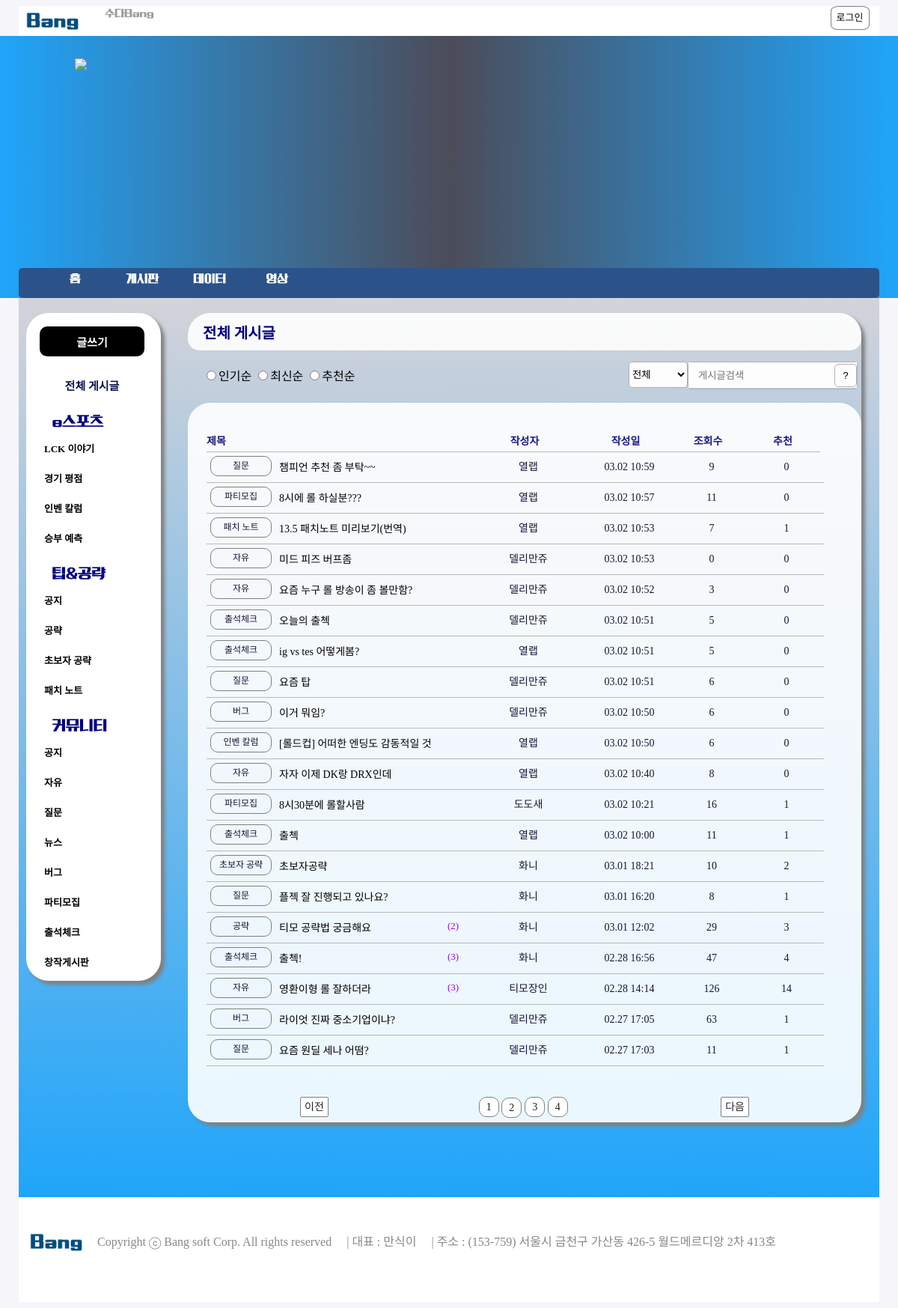
Screenshot of /bang/League_of_Legends/board/?&page=2 with the database file from the repository.
### bang/models.py (models this page shows, shortened)
class Board(models.Model):
    title = models.CharField(max_length=100)
    content = models.TextField()
    nname = models.CharField(max_length=20)
    rdate =  models.DateTimeField()
    lookup = models.IntegerField(default=0)
    like = models.IntegerField(default=0)
    ccode = models.CharField(max_length=20)
    member = models.ForeignKey(Member, on_delete=models.CASCADE)

### bang/views.py (the view)
# urls.py: path('board/', views.board, name='board'),
def board(request):
    signin_ok_user = request.session.get('signin_ok_user')
    contents=Board.objects.annotate(comment_count=Count('board_comment')).order_by('-rdate').values()
    paginator = Paginator(contents, '20')
    page = int(request.GET.get('page', '1'))
    page_obj = paginator.get_page(page)
    context = {
        'signin_ok_user':signin_ok_user,
        'page_obj':page_obj,
    }
    return render(request, 'board.html', context)

### bang/templates/board.html (shortened to what this page needs)
{% load static %}
<!DOCTYPE html>
<html>
<head>
	<link rel="stylesheet" href="{% static 'css/nav_category.css' %}">
	<link rel="stylesheet" href="{% static 'css/board.css' %}">
</head>
<body>
{% include 'header.html' %}
<div class="body_container">
	<div class="nav_container">
		<nav>
		<div class="article-write-wrapper">
			<button id="article-write-button" type="button"><span id="article-write-span" onclick="location.href='/bang/League_of_Legends/write'">글쓰기</span></button>
		</div>
		<div class="article-all-wrapper">
			<button id="article-all-button" type="button" onclick="location.href='../board/'"><span id="article-all-span">전체 게시글</span></button>
		</div>
		<div class="article-parents-title">
			<div class="article-parents-title"><strong>e스포츠</strong></div>
			<div class="article-childs-title">
				<div><li><button id="article-childs-item-button"><span id="article-childs-item-span" onclick="location.href='../board/LCK 이야기'">LCK 이야기</span></button ></li></div>
				<div><li><button id="article-childs-item-button" onclick="location.href='../board/경기 평점'"><span id="article-childs-item-span">경기 평점</span></button></li></div>
				<div><li><button id="article-childs-item-button" onclick="location.href='../board/인벤 칼럼'"><span id="article-childs-item-span">인벤 칼럼</span> </button></li></div>
				<div><li><button id="article-childs-item-button" onclick="location.href='../board/승부 예측'"><span id="article-childs-item-span">승부 예측</span> </button></li></div>
			</div>
			<div class="article-parents-title"><strong>팁&공략</strong></div>
			<div class="article-childs-title">
				<div><li><button id="article-childs-item-button" onclick="location.href='../board/[팁&공략] 공지'"><span id="article-childs-item-span">공지</span></button ></li></div>
				<div><li><button id="article-childs-item-button" ><span id="article-childs-item-span" onclick="location.href='../board/공략'">공략</span></button></li></div>
				<div><li><button id="article-childs-item-button" onclick="location.href='../board/초보자 공략'"><span id="article-childs-item-span">초보자 공략</span> </button></li></div>
				<div><li><button id="article-childs-item-button" onclick="location.href='../board/패치 노트'"><span id="article-childs-item-span">패치 노트</span> </button></li></div>
			</div>
			<div class="article-parents-title"><strong>커뮤니티</strong></div>
			<div class="article-childs-title">
				<div><li><button id="article-childs-item-button" onclick="location.href='../board/[커뮤니티] 공지'"><span id="article-childs-item-span">공지</span></button></li></div>
				<div><li><button id="article-childs-item-button" onclick="location.href='../board/자유'"><span id="article-childs-item-span">자유</span></button></li></div>
				<div><li><button id="article-childs-item-button" onclick="location.href='../board/질문'"><span id="article-childs-item-span">질문</span> </button></li></div>
				<div><li><button id="article-childs-item-button" onclick="location.href='../board/뉴스'"><span id="article-childs-item-span">뉴스</span> </button></li></div>
				<div><li><button id="article-childs-item-button" onclick="location.href='../board/버그'"><span id="article-childs-item-span">버그</span> </button></li></div>
				<div><li><button id="article-childs-item-button"><span id="article-childs-item-span" onclick="location.href='../board/파티모집'">파티모집</span> </button></li></div>
				<div><li><button id="article-childs-item-button" onclick="location.href='../board/출석체크'"><span id="article-childs-item-span">출석체크</span> </button></li></div>
				<div><li><button id="article-childs-item-button" onclick="location.href='../board/창작게시판'"><span id="article-childs-item-span">창작게시판</span> </button></li></div>
			</div>
			</div>
			</nav>
    	</div>
	<section>
		<div class="center_container">
			{% if ccode %}
			<div class="category-title-wrapper"><span id="show_all_span">{{ccode}}<span></div>
			{% else %}
			<div class="category-title-wrapper"><span id="show_all_span">전체 게시글<span></div>
			{% endif %}
			<div class="search-wrapper">
				<div class="order-bt-wrapper">
				<form name="orderForm" method="get">
					<label>
						<input type="radio" name="order" id="orderbyrank" value="rank">인기순</input>
					</label>
					<label>
						<input type="radio" name="order" id="orderbynew" value="new" >최신순</input>
					</label>
					<label>
						<input type="radio" name="order" id="orderbyvote" value="vote">추천순</input>
					</label>
				</form>
				</div>
				<div class="board_s">
					<div class="input-botton-wrapper">
						<div class="searchBt-wrapper">
							<input id="btn-search" type="button" value="?">
						</div>
						<div class="input-wrapper">
							<input type="text" id="search_kw" name="input" size=20 placeholder="게시글검색" value="{{ kw|default_if_none:''}}" onkeydown="enterCheck(this)">
						</div>
					</div>
					<div class="select-wrapper">
						<select id="select_q" name="q">
							<option value="all" selected>전체</option>
						</select>
					</div>
				</div>
			</div>
			<div class="board-wrapper">
				<div class="board">
					<ul class="board_row title_row">
						<li style="text-align: left;" id="board_li" class="w350"><span>제목</span></li>
						<li id="board_li" class="w150">작성자</li>
						<li id="board_li" class="w120">작성일</li>
						<li id="board_li" class="w100">조회수</li>
						<li id="board_li" class="w100">추천</li>
					</ul>
				</div>
				<div class="board">
					{% if page_obj %}
					{% for board in page_obj %}
					<ul class="board_row data_row">
						<li style="text-align: left; padding-left:5px;" id="board_li" class="w350"><div class="contents-category-wrapper"><label>{{board.ccode}}</label></div>&nbsp;<div class="contents-title-wrapper"><p><a id="contents-title-id" href="{% url 'bang:detail' board.id %}">{{board.title}}</a></p></div><div class="comments-count-wrapper">{% if board.comment_count  %}<span style="color:rgb(152, 0, 255);">({{ board.comment_count }})</span>{% endif %}</div> </li>
						<li id="board_li" class="w150" style="line-height: 40px;"><span>{{board.nname}}</span></li>
						<li id="board_li" class="w120"><span id="date">{{board.rdate | date:'m.d H:i'}}</span></li>
						<li id="board_li" class="w100"  style="line-height: 40px;"><span>{{board.lookup}}</span></li>
						<li id="board_li" class="w100" style="line-height: 40px;"><span>{{board.like}}</span></li>
					</ul>
					{% endfor %}
					{% endif %}
				</div>
			</div>
			<div class="pagination-container">
				<div class="pagination">
					{% if page_obj.has_previous %}
					<li id="page_li" class="page-item">
						<a class="before_move" href="../board/?&page={{ page_obj.previous_page_number }}">이전</a>
					</li>
					{% else %}
					<li id="page_li" class="page-item disabled">
						<a class="before_move" tabindex="-1" aria-disabled="true" href="#">이전</a>
					</li>
					{% endif %}
					<div class="block">
						{% for page_number in page_obj.paginator.page_range %}
						{% if page_number == page_obj.number %}
						<li cid="page_li" class="page-item active" aria-current="page">
							<a class="page-link" href="../board/?&page={{ page_number }}">{{ page_number }}</a>&nbsp;
						</li>
						{% else %}
						<li id="page_li" class="page-item">
							<a class="page-link" href="../board/?&page={{ page_number }}">{{ page_number }}</a>&nbsp;
						</li>
						{% endif %}
						{% endfor %}
					</div>
						{% if page_obj.has_next %}
						<li id="page_li" class="page-item">
							<a class="next_move" href="../board/?&page={{ page_obj.next_page_number }}">다음</a>
						</li>
						{% else %}
						<li id="page_li" class="page-item disabled">
							<a class="next_move" tabindex="-1" aria-disabled="true" href="#">다음</a>
						</li>
						{% endif %}
				</div>
			</div>
		</div>
	</section>
</div>
{% include 'footer.html' %}
</body>
</html>

### bang/static/css/nav_category.css (style rules this page uses)
.article-write-wrapper, .article-all-wrapper, .article-parents-title { display: block; margin-top: 10%; margin-left: 10%; }
.article-parents-title { margin-bottom: 3%; }
#article-write-button { border: none; width: 140px; height: 40px; border-radius: 10px; background: rgba(0,0,0,9.9); }
#article-all-button { border: none; width: 140px; height: 40px; background-color: white; }
#article-childs-item-button { border: none; width: 100px; height: 40px; text-align: left; background-color: white; }
#article-write-span, #article-all-span { font-family: '나눔스퀘어L'; font-size: 15px; font-weight: 700; }
#article-write-span { color: white; border-radius: 10px; background: rgba(0,0,0,9.9); }
#article-all-span { color:rgb(14, 21, 80); }
#article-childs-item-span { font-family: '나눔스퀘어L'; font-size: 13px; font-weight: 700; text-align: left; }
strong { font-family: '210썸타임L'; font-size: 20px; font-weight: bold; color:navy; }
li { list-style-type: none; }

### rows the page displays
Board: ccode "질문", title "챔피언 추천 좀 부탁~~", nname "열랩", rdate "03.02 10:59", lookup "9", like "0"
Board: ccode "파티모집", title "8시에 롤 하실분???", nname "열랩", rdate "03.02 10:57", lookup "11", like "0"
Board: ccode "패치 노트", title "13.5 패치노트 미리보기(번역)", nname "열랩", rdate "03.02 10:53", lookup "7", like "1"
Board: ccode "자유", title "미드 피즈 버프좀", nname "델리만쥬", rdate "03.02 10:53", lookup "0", like "0"
Board: ccode "자유", title "요즘 누구 롤 방송이 좀 볼만함?", nname "델리만쥬", rdate "03.02 10:52", lookup "3", like "0"
Board: ccode "출석체크", title "오늘의 출첵", nname "델리만쥬", rdate "03.02 10:51", lookup "5", like "0"
Board: ccode "출석체크", title "ig vs tes 어떻게봄?", nname "열랩", rdate "03.02 10:51", lookup "5", like "0"
Board: ccode "질문", title "요즘 탑", nname "델리만쥬", rdate "03.02 10:51", lookup "6", like "0"
Board: ccode "버그", title "이거 뭐임?", nname "델리만쥬", rdate "03.02 10:50", lookup "6", like "0"
Board: ccode "인벤 칼럼", title "[롤드컵] 어떠한 엔딩도 감동적일 것", nname "열랩", rdate "03.02 10:50", lookup "6", like "0"
Board: ccode "자유", title "자자 이제 DK랑 DRX인데", nname "열랩", rdate "03.02 10:40", lookup "8", like "0"
Board: ccode "파티모집", title "8시30분에 롤할사람", nname "도도새", rdate "03.02 10:21", lookup "16", like "1"
Board: ccode "초보자 공략", title "초보자공략", nname "화니", rdate "03.01 18:21", lookup "10", like "2"
Board: ccode "질문", title "플젝 잘 진행되고 있나요?", nname "화니", rdate "03.01 16:20", lookup "8", like "1"
Board: ccode "공략", title "티모 공략법 궁금해요", comment_count "2", nname "화니", rdate "03.01 12:02", lookup "29", like "3"
Board: ccode "출석체크", title "출첵!", comment_count "3", nname "화니", rdate "02.28 16:56", lookup "47", like "4"
Board: ccode "자유", title "영환이형 롤 잘하더라", comment_count "3", nname "티모장인", rdate "02.28 14:14", lookup "126", like "14"
Board: ccode "버그", title "라이엇 진짜 중소기업이냐?", nname "델리만쥬", rdate "02.27 17:05", lookup "63", like "1"
Board: ccode "질문", title "요즘 원딜 세나 어떰?", nname "델리만쥬", rdate "02.27 17:03", lookup "11", like "1"

### other values shown
{{ board.ccode }} "출석체크"
{{ board.title }} "출첵"
{{ board.nname }} "열랩"
{{ board.rdate | date:'m.d H:i' }} "03.02 10:00"
{{ board.lookup }} "11"
{{ board.like }} "1"
{{ page_number }} "1" "3" "4"
{{ page_number }} "2"
